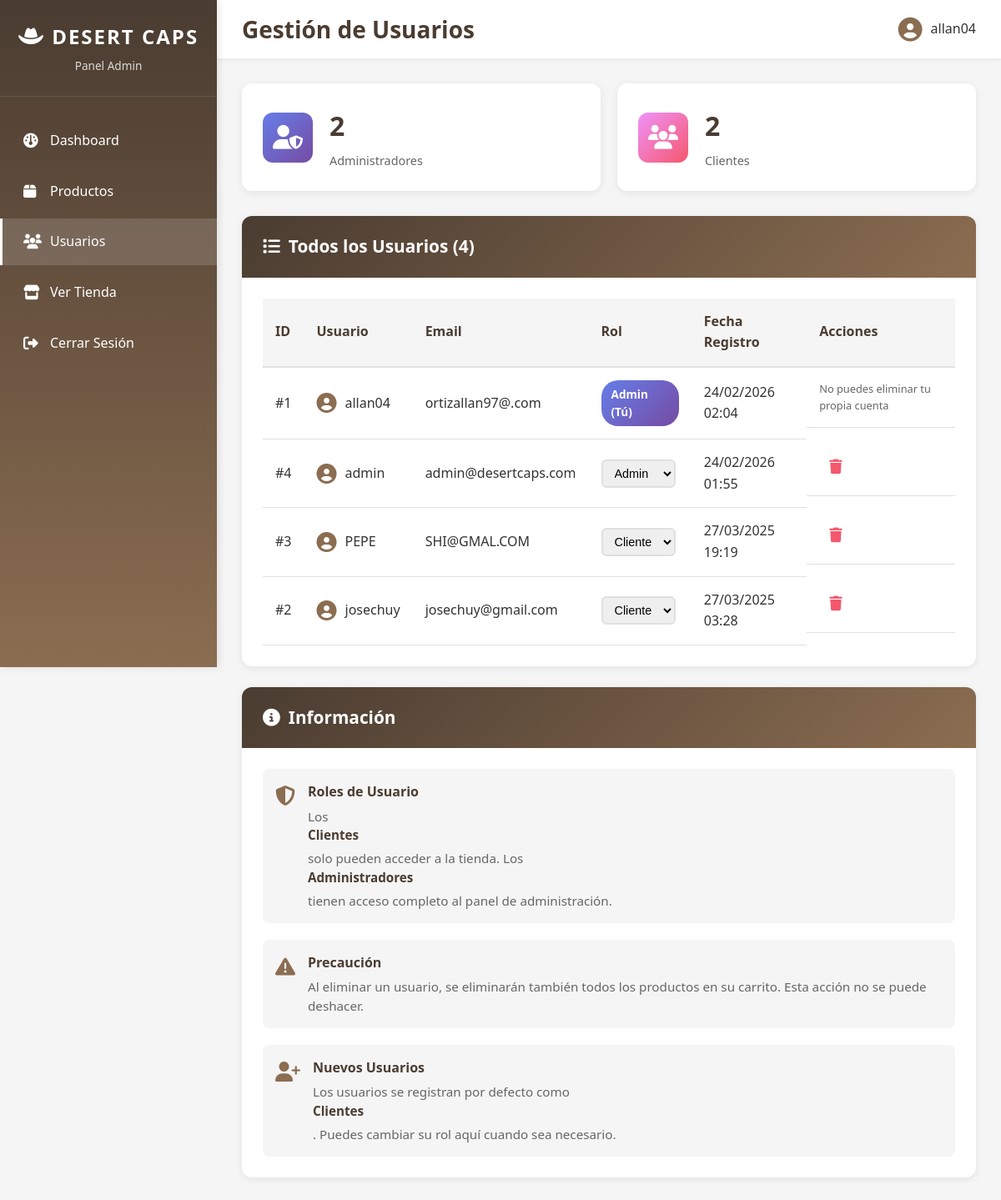
/admin_users.php (signed in), run on the app's committed database.
### tables this page shows
CREATE TABLE `users` (
  `id` int(11) NOT NULL,
  `user_name` varchar(100) NOT NULL,
  `email` varchar(100) NOT NULL,
  `password` varchar(100) NOT NULL,
  `role` enum('cliente','admin') DEFAULT 'cliente',
  `date` timestamp NOT NULL DEFAULT current_timestamp() ON UPDATE current_timestamp()
);

### admin_functions.php (called while the page is built, shortened)
<?php
function check_admin($con)
{
    if (isset($_SESSION['user_id'])) {
        $id = $_SESSION['user_id'];
        $query = "SELECT * FROM users WHERE id = ? AND role = 'admin' LIMIT 1";
        $stmt = $con->prepare($query);
        $stmt->bind_param("i", $id);
        $stmt->execute();
        $result = $stmt->get_result();
        if ($result && mysqli_num_rows($result) > 0) {
            $user_data = mysqli_fetch_assoc($result);
            return $user_data;
        }
    }
    die;
}
function getAllUsers($con)
{
    $query = "SELECT id, user_name, email, role, date FROM users ORDER BY date DESC";
    $result = mysqli_query($con, $query);
    $users = [];
    while ($row = mysqli_fetch_assoc($result)) {
        $users[] = $row;
    }
    return $users;
}
?>

### admin_users.php (the view, shortened to what this page needs)
<?php
include("connection.php");
include("admin_functions.php");
$user_data = check_admin($con);
$users = getAllUsers($con);
$admins = array_filter($users, function($user) { return $user['role'] == 'admin'; });
$clientes = array_filter($users, function($user) { return $user['role'] == 'cliente'; });
?>
<!DOCTYPE html>
<html lang="es">
<head>
    <link rel="stylesheet" href="https://cdnjs.cloudflare.com/ajax/libs/font-awesome/6.7.2/css/all.min.css">
    <link rel="stylesheet" href="admin_styles.css">
</head>
<body>
    <div class="sidebar">
        <div class="sidebar-header">
            <h2><i class="fas fa-hat-cowboy"></i> Desert Caps</h2>
            <p>Panel Admin</p>
        </div>
        <ul class="sidebar-menu">
            <li><a href="admin_panel.php"><i class="fas fa-dashboard"></i> Dashboard</a></li>
            <li><a href="admin_products.php"><i class="fas fa-box"></i> Productos</a></li>
            <li><a href="admin_users.php" class="active"><i class="fas fa-users"></i> Usuarios</a></li>
            <li><a href="pagina_principal.php" target="_blank"><i class="fas fa-store"></i> Ver Tienda</a></li>
            <li><a href="logout.php"><i class="fas fa-sign-out-alt"></i> Cerrar Sesión</a></li>
        </ul>
    </div>
    <div class="main-content">
        <div class="topbar">
            <h1>Gestión de Usuarios</h1>
            <div class="user-info">
                <i class="fas fa-user-circle"></i>
                <span><?php echo htmlspecialchars($user_data['user_name']); ?></span>
            </div>
        </div>
        <div class="content">
            <div class="stats-grid" style="grid-template-columns: repeat(2, 1fr);">
                <div class="stat-card">
                    <div class="stat-icon" style="background: linear-gradient(135deg, #667eea 0%, #764ba2 100%);">
                        <i class="fas fa-user-shield"></i>
                    </div>
                    <div class="stat-info">
                        <h3><?php echo count($admins); ?></h3>
                        <p>Administradores</p>
                    </div>
                </div>
                <div class="stat-card">
                    <div class="stat-icon" style="background: linear-gradient(135deg, #f093fb 0%, #f5576c 100%);">
                        <i class="fas fa-users"></i>
                    </div>
                    <div class="stat-info">
                        <h3><?php echo count($clientes); ?></h3>
                        <p>Clientes</p>
                    </div>
                </div>
            </div>
            <div class="card">
                <div class="card-header">
                    <h2><i class="fas fa-list"></i> Todos los Usuarios (<?php echo count($users); ?>)</h2>
                </div>
                <div class="card-body">
                    <?php if (empty($users)): ?>
                        <p class="no-data">No hay usuarios registrados.</p>
                    <?php else: ?>
                        <div class="table-responsive">
                            <table class="data-table">
                                <thead>
                                    <tr>
                                        <th>ID</th>
                                        <th>Usuario</th>
                                        <th>Email</th>
                                        <th>Rol</th>
                                        <th>Fecha Registro</th>
                                        <th>Acciones</th>
                                    </tr>
                                </thead>
                                <tbody>
                                    <?php foreach ($users as $user): ?>
                                    <tr>
                                        <td>#<?php echo $user['id']; ?></td>
                                        <td>
                                            <div class="user-cell">
                                                <i class="fas fa-user-circle"></i>
                                                <span><?php echo htmlspecialchars($user['user_name']); ?></span>
                                            </div>
                                        </td>
                                        <td><?php echo htmlspecialchars($user['email']); ?></td>
                                        <td>
                                            <?php if ($user['id'] == $_SESSION['user_id']): ?>
                                                <span class="badge badge-<?php echo $user['role'] == 'admin' ? 'admin' : 'client'; ?>">
                                                    <?php echo ucfirst($user['role']); ?> (Tú)
                                                </span>
                                            <?php else: ?>
                                                <form method="POST" style="display: inline;">
                                                    <select name="role" onchange="this.form.submit()" class="role-select">
                                                        <option value="cliente" <?php echo $user['role'] == 'cliente' ? 'selected' : ''; ?>>Cliente</option>
                                                        <option value="admin" <?php echo $user['role'] == 'admin' ? 'selected' : ''; ?>>Admin</option>
                                                    </select>
                                                </form>
                                            <?php endif; ?>
                                        </td>
                                        <td><?php echo date('d/m/Y H:i', strtotime($user['date'])); ?></td>
                                        <td class="actions">
                                            <?php if ($user['id'] != $_SESSION['user_id']): ?>
                                                <form method="POST" style="display: inline;" onsubmit="return confirm('¿Estás seguro de eliminar este usuario? Se eliminarán también sus datos del carrito.');">
                                                    <button type="submit" name="delete_user" class="btn-icon btn-delete" title="Eliminar">
                                                        <i class="fas fa-trash"></i>
                                                    </button>
                                                </form>
                                            <?php else: ?>
                                                <span class="text-muted" style="font-size: 0.8em;">No puedes eliminar tu propia cuenta</span>
                                            <?php endif; ?>
                                        </td>
                                    </tr>
                                    <?php endforeach; ?>
                                </tbody>
                            </table>
                        </div>
                    <?php endif; ?>
                </div>
            </div>
            <div class="card">
                <div class="card-header">
                    <h2><i class="fas fa-info-circle"></i> Información</h2>
                </div>
                <div class="card-body">
                    <div class="info-list">
                        <div class="info-item">
                            <i class="fas fa-shield-alt"></i>
                            <div>
                                <strong>Roles de Usuario</strong>
                                <p>Los <strong>Clientes</strong> solo pueden acceder a la tienda. Los <strong>Administradores</strong> tienen acceso completo al panel de administración.</p>
                            </div>
                        </div>
                        <div class="info-item">
                            <i class="fas fa-exclamation-triangle"></i>
                            <div>
                                <strong>Precaución</strong>
                                <p>Al eliminar un usuario, se eliminarán también todos los productos en su carrito. Esta acción no se puede deshacer.</p>
                            </div>
                        </div>
                        <div class="info-item">
                            <i class="fas fa-user-plus"></i>
                            <div>
                                <strong>Nuevos Usuarios</strong>
                                <p>Los usuarios se registran por defecto como <strong>Clientes</strong>. Puedes cambiar su rol aquí cuando sea necesario.</p>
                            </div>
                        </div>
                    </div>
                </div>
            </div>
        </div>
    </div>
</body>
</html>

### data on the page
users: user_name "allan04", id "1", email "ortizallan97@.com", role "Admin", date "24/02/2026 02:04", shows "No puedes eliminar tu propia cuenta"
users: id "4", user_name "admin", email "admin@desertcaps.com", role "Admin", date "24/02/2026 01:55"
users: id "3", user_name "PEPE", email "SHI@GMAL.COM", role "Cliente", date "27/03/2025 19:19"
users: id "2", user_name "josechuy", email "josechuy@gmail.com", role "Cliente", date "27/03/2025 03:28"

### other printed values
count($admins) "2"
count($clientes) "2"
count($users) "4"
